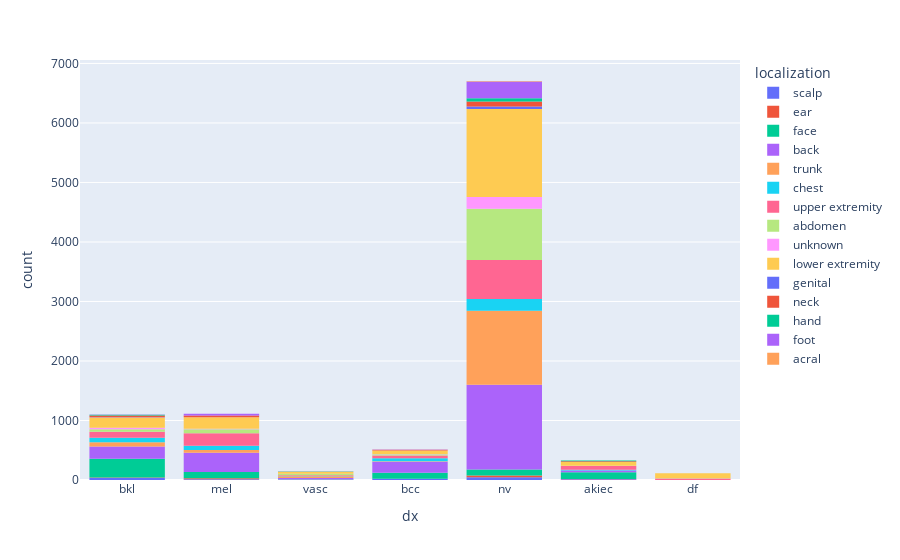

Notebook code for this chart:
### Code cell
fig = px.histogram(raw_df, x="dx", color="localization")
fig.show()

### Figure 1 — Plotly figure (JSON) as saved in the notebook; plotly's stock layout.template omitted (floating-point values rounded to 4 significant figures; data arrays with more than 128 entries replaced by an {"elided": "..."} marker saying what was removed)
{"data": [{"alignmentgroup": "True", "bingroup": "x", "hovertemplate": "localization=scalp<br>dx=%{x}<br>count=%{y}<extra></extra>", "legendgroup": "scalp", "marker": {"color": "#636efa", "pattern": {"shape": ""}}, "name": "scalp", "offsetgroup": "scalp", "orientation": "v", "showlegend": true, "type": "histogram", "x": ["bkl", "bkl", "bkl", "bkl", "bkl", "bkl", "bkl", "bkl", "bkl", "bkl", "bkl", "bkl", "bkl", "bkl", "bkl", "bkl", "bkl", "bkl", "bkl", "bkl", "bkl", "bkl", "bkl", "bkl", "bkl", "bkl", "bkl", "bkl", "bkl", "bkl", "bkl", "bkl", "bkl", "bkl", "mel", "mel", "mel", "mel", "mel", "mel", "mel", "mel", "mel", "mel", "mel", "mel", "mel", "mel", "vasc", "vasc", "bcc", "bcc", "bcc", "bcc", "bcc", "bcc", "bcc", "bcc", "bcc", "bcc", "bcc", "bcc", "bcc", "bcc", "bcc", "bcc", "bcc", "bcc", "bcc", "nv", "nv", "nv", "nv", "nv", "nv", "nv", "nv", "nv", "nv", "nv", "nv", "nv", "nv", "nv", "nv", "nv", "nv", "nv", "nv", "nv", "nv", "nv", "nv", "nv", "nv", "nv", "nv", "nv", "nv", "nv", "nv", "nv", "nv", "nv", "nv", "nv", "nv", "nv", "nv", "nv", "nv", "nv", "nv", "nv", "akiec", "akiec", "akiec", "akiec", "akiec", "akiec", "akiec", "akiec", "akiec", "akiec", "akiec", "akiec", "akiec", "akiec"], "xaxis": "x", "yaxis": "y"}, {"alignmentgroup": "True", "bingroup": "x", "hovertemplate": "localization=ear<br>dx=%{x}<br>count=%{y}<extra></extra>", "legendgroup": "ear", "marker": {"color": "#EF553B", "pattern": {"shape": ""}}, "name": "ear", "offsetgroup": "ear", "orientation": "v", "showlegend": true, "type": "histogram", "x": ["bkl", "bkl", "bkl", "bkl", "bkl", "bkl", "mel", "mel", "mel", "mel", "mel", "mel", "mel", "mel", "mel", "mel", "mel", "mel", "mel", "mel", "mel", "mel", "mel", "nv", "nv", "nv", "nv", "nv", "nv", "nv", "nv", "nv", "nv", "nv", "nv", "nv", "nv", "nv", "nv", "nv", "nv", "nv", "nv", "nv", "nv", "nv", "nv", "nv", "nv", "nv", "nv", "nv", "nv", "akiec", "akiec", "akiec"], "xaxis": "x", "yaxis": "y"}, {"alignmentgroup": "True", "bingroup": "x", "hovertemplate": "localization=face<br>dx=%{x}<br>count=%{y}<extra></extra>", "legendgroup": "face", "marker": {"color": "#00cc96", "pattern": {"shape": ""}}, "name": "face", "offsetgroup": "face", "orientation": "v", "showlegend": true, "type": "histogram", "x": {"elided": "745 str values"}, "xaxis": "x", "yaxis": "y"}, {"alignmentgroup": "True", "bingroup": "x", "hovertemplate": "localization=back<br>dx=%{x}<br>count=%{y}<extra></extra>", "legendgroup": "back", "marker": {"color": "#ab63fa", "pattern": {"shape": ""}}, "name": "back", "offsetgroup": "back", "orientation": "v", "showlegend": true, "type": "histogram", "x": {"elided": "2192 str values"}, "xaxis": "x", "yaxis": "y"}, {"alignmentgroup": "True", "bingroup": "x", "hovertemplate": "localization=trunk<br>dx=%{x}<br>count=%{y}<extra></extra>", "legendgroup": "trunk", "marker": {"color": "#FFA15A", "pattern": {"shape": ""}}, "name": "trunk", "offsetgroup": "trunk", "orientation": "v", "showlegend": true, "type": "histogram", "x": {"elided": "1404 str values"}, "xaxis": "x", "yaxis": "y"}, {"alignmentgroup": "True", "bingroup": "x", "hovertemplate": "localization=chest<br>dx=%{x}<br>count=%{y}<extra></extra>", "legendgroup": "chest", "marker": {"color": "#19d3f3", "pattern": {"shape": ""}}, "name": "chest", "offsetgroup": "chest", "orientation": "v", "showlegend": true, "type": "histogram", "x": {"elided": "407 str values"}, "xaxis": "x", "yaxis": "y"}, {"alignmentgroup": "True", "bingroup": "x", "hovertemplate": "localization=upper extremity<br>dx=%{x}<br>count=%{y}<extra></extra>", "legendgroup": "upper extremity", "marker": {"color": "#FF6692", "pattern": {"shape": ""}}, "name": "upper extremity", "offsetgroup": "upper extremity", "orientation": "v", "showlegend": true, "type": "histogram", "x": {"elided": "1118 str values"}, "xaxis": "x", "yaxis": "y"}, {"alignmentgroup": "True", "bingroup": "x", "hovertemplate": "localization=abdomen<br>dx=%{x}<br>count=%{y}<extra></extra>", "legendgroup": "abdomen", "marker": {"color": "#B6E880", "pattern": {"shape": ""}}, "name": "abdomen", "offsetgroup": "abdomen", "orientation": "v", "showlegend": true, "type": "histogram", "x": {"elided": "1022 str values"}, "xaxis": "x", "yaxis": "y"}, {"alignmentgroup": "True", "bingroup": "x", "hovertemplate": "localization=unknown<br>dx=%{x}<br>count=%{y}<extra></extra>", "legendgroup": "unknown", "marker": {"color": "#FF97FF", "pattern": {"shape": ""}}, "name": "unknown", "offsetgroup": "unknown", "orientation": "v", "showlegend": true, "type": "histogram", "x": {"elided": "234 str values"}, "xaxis": "x", "yaxis": "y"}, {"alignmentgroup": "True", "bingroup": "x", "hovertemplate": "localization=lower extremity<br>dx=%{x}<br>count=%{y}<extra></extra>", "legendgroup": "lower extremity", "marker": {"color": "#FECB52", "pattern": {"shape": ""}}, "name": "lower extremity", "offsetgroup": "lower extremity", "orientation": "v", "showlegend": true, "type": "histogram", "x": {"elided": "2077 str values"}, "xaxis": "x", "yaxis": "y"}, {"alignmentgroup": "True", "bingroup": "x", "hovertemplate": "localization=genital<br>dx=%{x}<br>count=%{y}<extra></extra>", "legendgroup": "genital", "marker": {"color": "#636efa", "pattern": {"shape": ""}}, "name": "genital", "offsetgroup": "genital", "orientation": "v", "showlegend": true, "type": "histogram", "x": ["bkl", "bkl", "df", "nv", "nv", "nv", "nv", "nv", "nv", "nv", "nv", "nv", "nv", "nv", "nv", "nv", "nv", "nv", "nv", "nv", "nv", "nv", "nv", "nv", "nv", "nv", "nv", "nv", "nv", "nv", "nv", "nv", "nv", "nv", "nv", "nv", "nv", "nv", "nv", "nv", "nv", "nv", "nv", "nv", "nv", "nv", "nv", "nv"], "xaxis": "x", "yaxis": "y"}, {"alignmentgroup": "True", "bingroup": "x", "hovertemplate": "localization=neck<br>dx=%{x}<br>count=%{y}<extra></extra>", "legendgroup": "neck", "marker": {"color": "#EF553B", "pattern": {"shape": ""}}, "name": "neck", "offsetgroup": "neck", "orientation": "v", "showlegend": true, "type": "histogram", "x": {"elided": "168 str values"}, "xaxis": "x", "yaxis": "y"}, {"alignmentgroup": "True", "bingroup": "x", "hovertemplate": "localization=hand<br>dx=%{x}<br>count=%{y}<extra></extra>", "legendgroup": "hand", "marker": {"color": "#00cc96", "pattern": {"shape": ""}}, "name": "hand", "offsetgroup": "hand", "orientation": "v", "showlegend": true, "type": "histogram", "x": ["bkl", "bkl", "bkl", "bkl", "bkl", "bkl", "bkl", "bkl", "bkl", "bkl", "bkl", "bkl", "bkl", "bkl", "mel", "vasc", "vasc", "vasc", "vasc", "vasc", "bcc", "bcc", "nv", "nv", "nv", "nv", "nv", "nv", "nv", "nv", "nv", "nv", "nv", "nv", "nv", "nv", "nv", "nv", "nv", "nv", "nv", "nv", "nv", "nv", "nv", "nv", "nv", "nv", "nv", "nv", "nv", "nv", "nv", "nv", "nv", "nv", "nv", "nv", "nv", "nv", "nv", "nv", "nv", "nv", "nv", "nv", "nv", "nv", "nv", "nv", "nv", "nv", "nv", "nv", "nv", "nv", "nv", "akiec", "akiec", "akiec", "akiec", "akiec", "akiec", "akiec", "akiec", "akiec", "akiec", "akiec", "akiec", "akiec"], "xaxis": "x", "yaxis": "y"}, {"alignmentgroup": "True", "bingroup": "x", "hovertemplate": "localization=foot<br>dx=%{x}<br>count=%{y}<extra></extra>", "legendgroup": "foot", "marker": {"color": "#ab63fa", "pattern": {"shape": ""}}, "name": "foot", "offsetgroup": "foot", "orientation": "v", "showlegend": true, "type": "histogram", "x": {"elided": "319 str values"}, "xaxis": "x", "yaxis": "y"}, {"alignmentgroup": "True", "bingroup": "x", "hovertemplate": "localization=acral<br>dx=%{x}<br>count=%{y}<extra></extra>", "legendgroup": "acral", "marker": {"color": "#FFA15A", "pattern": {"shape": ""}}, "name": "acral", "offsetgroup": "acral", "orientation": "v", "showlegend": true, "type": "histogram", "x": ["nv", "nv", "nv", "nv", "nv", "nv", "nv"], "xaxis": "x", "yaxis": "y"}], "layout": {"barmode": "relative", "legend": {"title": {"text": "localization"}, "tracegroupgap": 0}, "margin": {"t": 60}, "xaxis": {"anchor": "y", "domain": [0, 1], "title": {"text": "dx"}}, "yaxis": {"anchor": "x", "domain": [0, 1], "title": {"text": "count"}}}}
